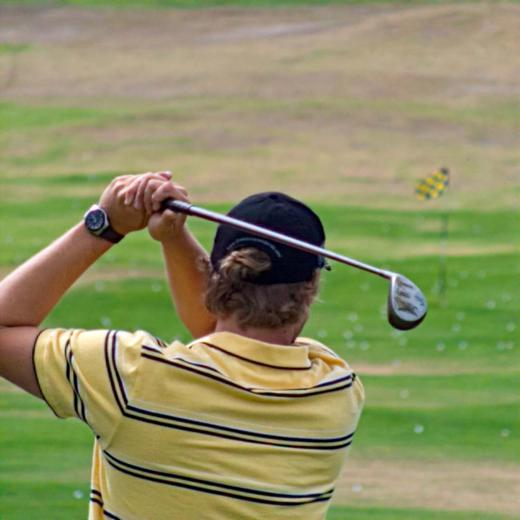
#> input picture golf1.jpg, 520 x 520 px
$ python zstack.py   (older library calls are emulated)
#> lines starting #> are read from the running program, lines starting #| are printed output that depends on the picture
import cv2
import numpy as np
import time

from fast_slic import Slic
from PIL import Image
'''
HDR but for focal positions
Goal is to produce an image where everything is sharp and in focus
Stack multiple images
Use the pixel from the sharpest image


'''

'''
Work to be done with the blending

Things don't line up perfectly, I think this is because the lens dicatates where light goes
Can we try to correct for the lens at the beginning so we start with images that line up?

Can also try using the dual pixel data, low disparity means in focus/sharp and should be included in the final image

Can we break up boxes with weak graidients?

semantic segmentation based on edges?

merge based on ratio of sobel 1 vs soble 2?

Try to warp one image to match the other? Close enough to approximate with homogrpahy?
Can we just crop to find the best match?
Do tone mapping to create a global color space?

For super pixel, check which canny lines they are surroudned by, match the majority so superpixel regions within the same bounds are matched
'''


PATH1 = 'golf1.jpg'#'1.jpg'
PATH2 = 'golf2.jpg'#'2.jpg'
SAVE_PATH = 'golf_combine.jpg'#'slic30_average_compact.jpg'#'neighbors_zstack_pullmap_100x100_thresh.png'
PULL_PATH = 'pullMap_thresh_100x100.png'
def main():

	image1 = cv2.imread(PATH1)
#> image1 is the input picture: shape (520, 520, 3); mean B, G, R 99, 142.1, 141
	image2 = cv2.imread(PATH2)
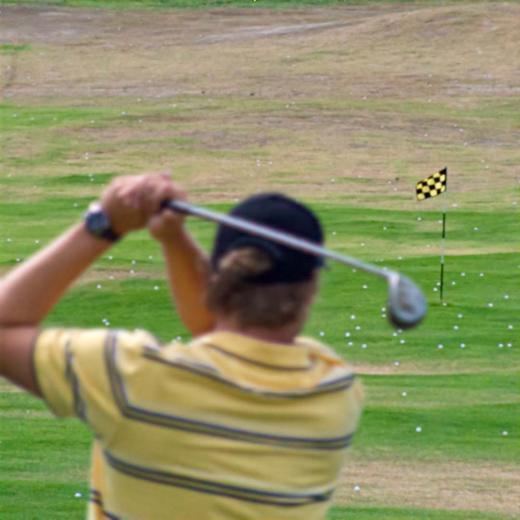
#> input picture golf2.jpg, 520 x 520 px
#> image2 is the input picture: shape (520, 520, 3); mean B, G, R 99.9, 143.3, 142
	rows, cols, channels = image1.shape
#> rows = 520; cols = 520; channels = 3
	# [7 lines of commented-out code are left out]
	zstack = combine(image1, image2)
	#showImage(zstack)
	#blurZstack = cv2.GaussianBlur(zstack, (7,7),0)

	cv2.imwrite(SAVE_PATH, zstack)
def combine(image1, image2, pullMap = None):
        grad1 = getEdges(image1,method='sobel')
        grad2 = getEdges(image2,method='sobel')
        showImage(grad1)
	#showImage(grad1)
	#showImage(grad2)
        out = np.zeros(image1.shape)
        rows, cols, channels = image1.shape


	# [11 lines of commented-out code are left out]
        clusters = 50
        compactness=10#0.01
        '''
        for i in range(5):
            assignment1 = getAssignment(image1, clusters, compactness)
            compactness*=10
            showImage((assignment1*7)/255, title=str(compactness))
        '''
        #checkAssign = assignment1
        #showImage(checkAssign/255)
        assignment1 = getAssignment(image1, clusters, compactness)
        assignment2 = getAssignment(image2, clusters, compactness)
        cv2.imwrite('assignment1.jpg', assignment1)
        cv2.imwrite('assignment2.jpg', assignment2)
        #showImage(assignment1/255,resize=False)

        #if pullMap is None:
        # default to second image,
        pullMap1 = np.zeros(image1.shape[:2])

        pullMap2 = np.zeros(image2.shape[:2])
        #pullMap = convolveCombine(thresh1, thresh2, kernel=(100,100))
        #cv2.imwrite("pullMap_100x100.png", pullMap)

        # use the slic result to generate a pullmap
        # assignments are likely not the same, how to rememdy?
        for cluster in range(clusters):
            # use the clusters as a mask
            # compare the masked region in grad1 with grad1
            # set the masked version in out
            #clusterMask = np.where(assignment1==cluster, 1, 0)
            #edgeMask1 = np.where(clusterMask==1, grad1,

            #edgeMask1 = clusterMask and grad1
            #edgeMask2 = clusterMask and grad2
            edgeMask11 = np.where(assignment1==cluster, grad1, 0)
            edgeMask12 = np.where(assignment1==cluster, grad2, 0)

            edgeMask21 = np.where(assignment2==cluster, grad1, 0)
            edgeMask22 = np.where(assignment2==cluster, grad2, 0)
            if np.sum(edgeMask11) > np.sum(edgeMask12):
                # pull from the first image
                pullMap1 += np.where(assignment1==cluster, 1, 0)
                #pullMap2 += np.where(assignment2==cluster, 1, 0)
            if np.sum(edgeMask21) > np.sum(edgeMask22):
                pullMap2 += np.where(assignment2==cluster, 1, 0)
            # maybe do this for both assignments then blend the image?


        #pullMap = processPullMap(pullMap)
        showImage(pullMap1*255)
        cv2.imwrite('pullmap1.jpg', pullMap1*255)
        showImage(pullMap2*255)
        cv2.imwrite('pullmap2.jpg', pullMap2*255)

	# [16 lines of commented-out code are left out]
        out1 = np.zeros(image1.shape)
        out2 = np.zeros(image1.shape)
        for i in range(3):
            # I want neighboring pixels to be from the same image
            # try blockwise instead of pixelwise
            out1[:,:,i] = np.where(pullMap1>0, image1[:,:,i], image2[:,:,i])
            out2[:,:,i] = np.where(pullMap2>0, image1[:,:,i], image2[:,:,i])

            #out = np.where(pullMap==1, image1, image2)
        out = (out1 + out2) / 2
        return out

def getEdges(image, method=None):
    # can use different methods here?
#> called with method = 'sobel'
    if method is None or method == 'sobel':
        # calcualte the sobel for each image
        scale = 1
        delta = 0
        ddepth = cv2.CV_16S

        blur1 = cv2.GaussianBlur(image, (3,3), 0)
        #blur2 = cv2.GaussianBlur(image2, (3,3), 0)

        gray1 = cv2.cvtColor(blur1, cv2.COLOR_BGR2GRAY)
        #gray2 = cv2.cvtColor(blur2, cv2.COLOR_BGR2GRAY)

        grad_x1 = cv2.Sobel(gray1, ddepth, 1, 0, ksize=3, scale=scale, delta=delta, borderType=cv2.BORDER_DEFAULT)
        # Gradient-Y
        # grad_y = cv.Scharr(gray,ddepth,0,1)
        grad_y1 = cv2.Sobel(gray1, ddepth, 0, 1, ksize=3, scale=scale, delta=delta, borderType=cv2.BORDER_DEFAULT)


        abs_grad_x1 = cv2.convertScaleAbs(grad_x1)
        abs_grad_y1 = cv2.convertScaleAbs(grad_y1)
        grad1 = cv2.addWeighted(abs_grad_x1, 0.5, abs_grad_y1, 0.5, 0)
#> call 2 of getEdges, with method = 'sobel'
#> in getEdges (call 2), `gray1 = cv2.cvtColor(blur1, cv2.COLOR_BGR2GRAY)`:
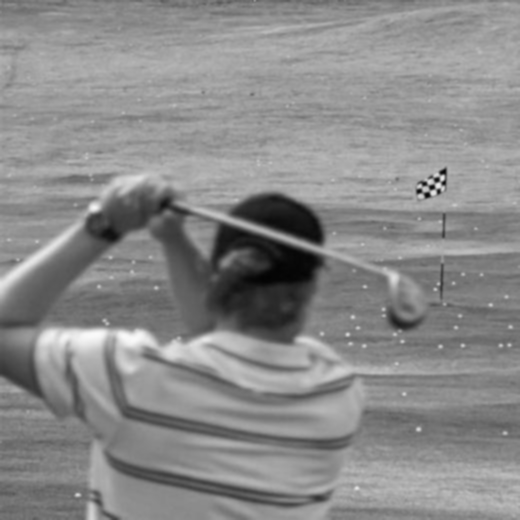
#> gray1: shape (520, 520); min 3, max 250, mean 138
#> in getEdges (call 2), `grad_y1 = cv2.Sobel(gray1, ddepth, 0, 1, ksize=3, scale=scale, delta=d..`:
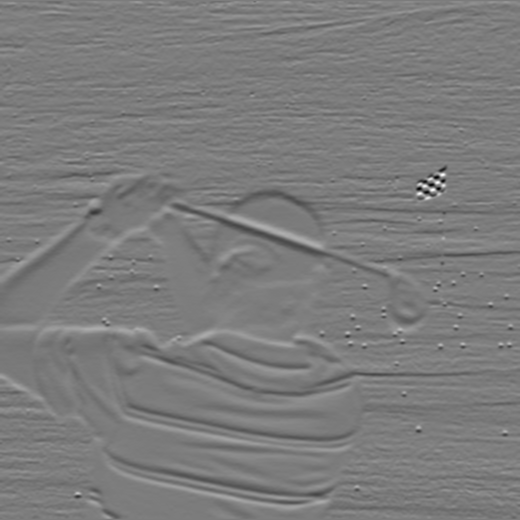
#> grad_y1: shape (520, 520) int16; min -500, max 526, mean 0.2; drawn with min black and max white
#> in getEdges (call 2), `abs_grad_x1 = cv2.convertScaleAbs(grad_x1)`:
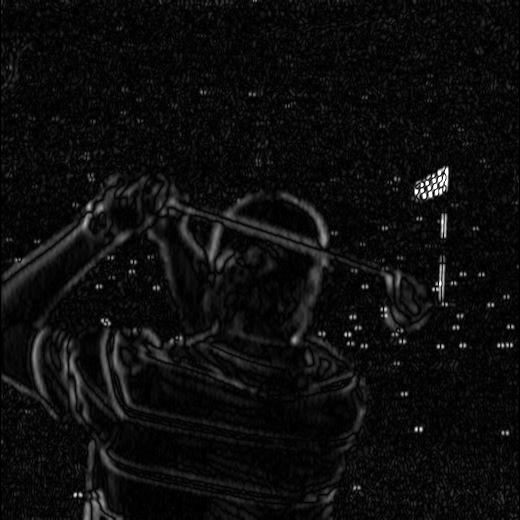
#> abs_grad_x1: shape (520, 520); min 0, max 255, mean 13.1
#> in getEdges (call 2), `abs_grad_y1 = cv2.convertScaleAbs(grad_y1)`:
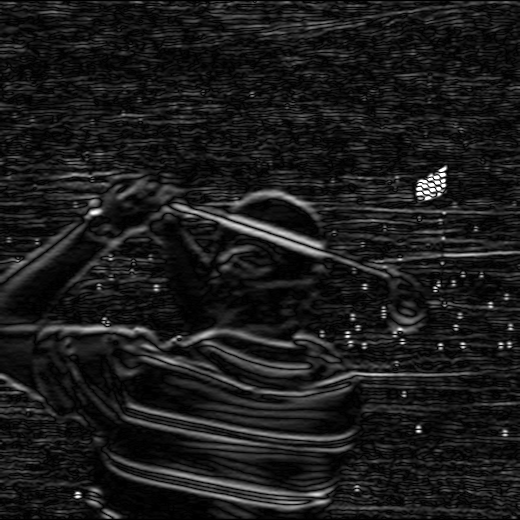
#> abs_grad_y1: shape (520, 520); min 0, max 255, mean 27
#> in getEdges (call 2), `grad1 = cv2.addWeighted(abs_grad_x1, 0.5, abs_grad_y1, 0.5, 0)`:
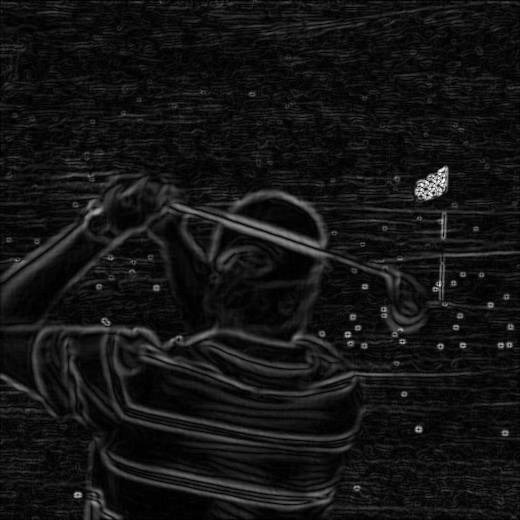
#> grad1: shape (520, 520); min 0, max 255, mean 20

        # [9 lines of commented-out code are left out]
        return grad1
    elif method == 'canny':
        edges = cv2.Canny(image, 100, 200)
        return edges
'''
Create a map that tells the final image where to get each pixel for the final image
Sobel returns a very grainy image, try some smoothign techniques to maintain a pixelwise map

closing (dilation then erosion)

partition image into two categories
pull from image 1
pull form image 2
sharp lines should definitely be pulled from a certain image
check for distance to an anchor point?

check local neighborhood, sample from image 1 if there are stronger edges from 1 in neighborhood, else sammple from 2
'''
# [61 lines left out: functions createMap, convolveCombine, not called in this run]
'''
Use SLIC to get a super pixel assignment, maybe can incorporate sobel info later?

'''
def getAssignment(image,clusters=100,compactness=10):
    convertColor = cv2.cvtColor(image, cv2.COLOR_BGR2RGB)
    #pilImage = Image.fromarray(convertColor)
    slic = Slic(num_components=clusters, compactness=compactness)
    assignment = slic.iterate(convertColor)
    return assignment
# [7 lines left out: function processPullMap, not called in this run]

def showImage(image, title='image', resize=True):
#> called with title = 'image', resize = True
	imageShape = image.shape
#> imageShape = (520, 520)
	rows = imageShape[0]
#> rows = 520
	cols = imageShape[1]
#> cols = 520
	if resize:
		newRows = int(rows/4)
#> newRows = 130
		newCols = int(cols/4)
#> newCols = 130
		showImage = cv2.resize(image,(newCols, newRows))
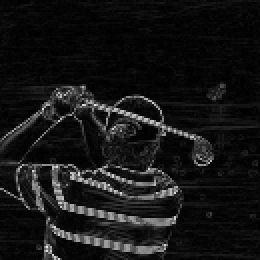
#> showImage: shape (130, 130) (shown 2 times larger); min 0, max 235, mean 21.9
	else:
		showImage = image
	cv2.imshow(title, showImage)
	cv2.waitKey(0)
	cv2.destroyAllWindows()

'''
Assume image1 is with closer objects in focus and image2 is for farther objects
'''
# [9 lines left out: function crop, not called in this run]

if __name__=='__main__':
	main()
#> (the call stopped at in getAssignment, `slic = Slic(num_components=clusters, compactness=compactness)`: fast_slic is not available in this run)
